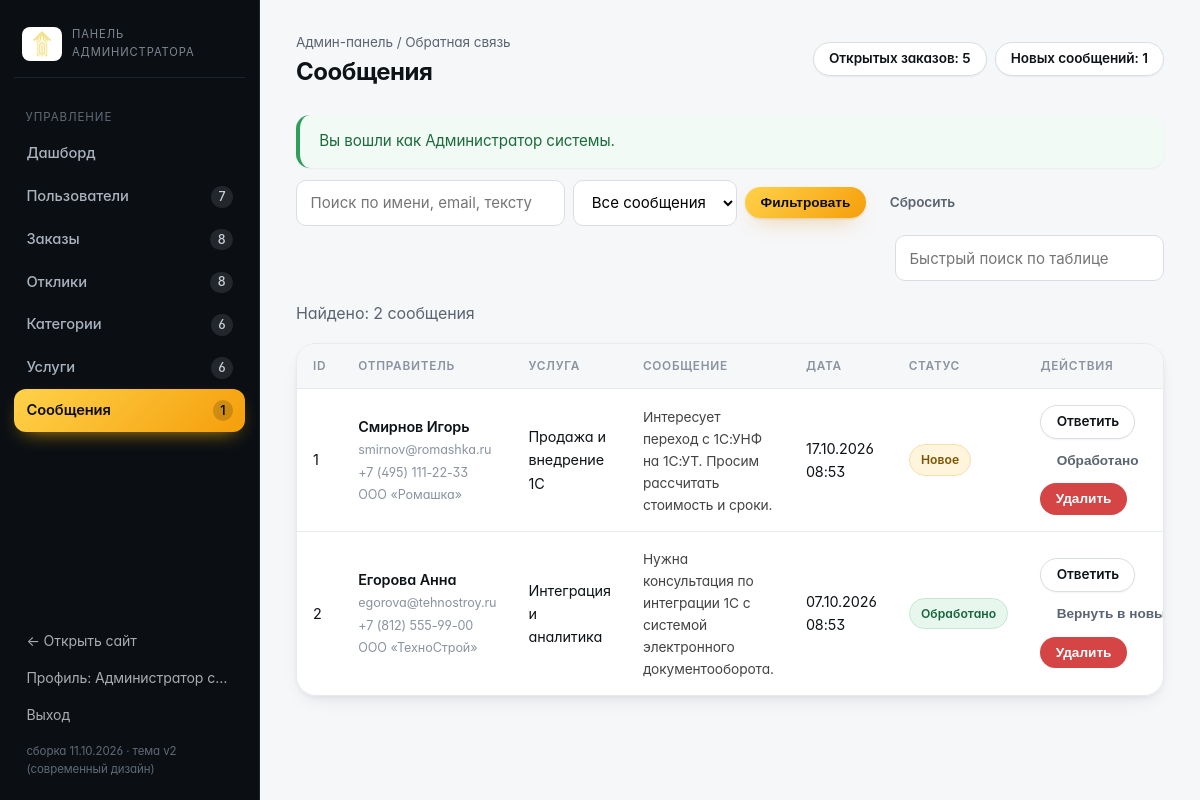
Page /admin/messages.php (signed in) on the committed database.
### tables this page shows
CREATE TABLE `users` (
    `id`             INT UNSIGNED NOT NULL AUTO_INCREMENT,
    `role`           ENUM('customer','freelancer','admin') NOT NULL DEFAULT 'customer',
    `name`           VARCHAR(120)  NOT NULL COMMENT 'ФИО / название организации',
    `email`          VARCHAR(160)  NOT NULL,
    `password_hash`  VARCHAR(255)  NOT NULL,
    `phone`          VARCHAR(40)   DEFAULT NULL,
    `company`        VARCHAR(160)  DEFAULT NULL COMMENT 'Компания заказчика',
    `specialization` VARCHAR(160)  DEFAULT NULL COMMENT 'Специализация фрилансера',
    `skills`         VARCHAR(500)  DEFAULT NULL COMMENT 'Навыки через запятую',
    `rate`           INT UNSIGNED  DEFAULT NULL COMMENT 'Ставка, руб./час',
    `experience`     TINYINT UNSIGNED DEFAULT NULL COMMENT 'Опыт работы, лет',
    `about`          TEXT          DEFAULT NULL,
    `status`         ENUM('active','blocked') NOT NULL DEFAULT 'active',
    `created_at`     DATETIME      NOT NULL DEFAULT CURRENT_TIMESTAMP,
    `last_login`     DATETIME      DEFAULT NULL,
    PRIMARY KEY (`id`),
    UNIQUE KEY `uq_users_email` (`email`),
    KEY `idx_users_role` (`role`),
    KEY `idx_users_status` (`status`)
);

CREATE TABLE `messages` (
    `id`         INT UNSIGNED NOT NULL AUTO_INCREMENT,
    `name`       VARCHAR(120) NOT NULL,
    `email`      VARCHAR(160) NOT NULL,
    `phone`      VARCHAR(40)  DEFAULT NULL,
    `company`    VARCHAR(160) DEFAULT NULL,
    `service`    VARCHAR(160) DEFAULT NULL,
    `message`    TEXT         NOT NULL,
    `status`     ENUM('new','processed') NOT NULL DEFAULT 'new',
    `created_at` DATETIME     NOT NULL DEFAULT CURRENT_TIMESTAMP,
    PRIMARY KEY (`id`),
    KEY `idx_messages_status` (`status`)
);

### includes/functions.php (called while the page is built, shortened)
<?php
require_once __DIR__ . '/db.php';
function e($value): string
{
    return htmlspecialchars((string) $value, ENT_QUOTES | ENT_SUBSTITUTE, 'UTF-8');
}
function flashes(): array
{
    $list = $_SESSION['flash'] ?? [];
    return $list;
}
function excerpt(?string $text, int $length = 180): string
{
    $text = trim(preg_replace('/\s+/u', ' ', (string) $text));
    if (mb_strlen($text, 'UTF-8') <= $length) {
        return $text;
    }
    return mb_substr($text, 0, $length - 1, 'UTF-8') . '…';
}
function current_user(): ?array
{
    $user = q_one(
        'SELECT * FROM users WHERE id = ? AND status = "active"',
        [(int) $_SESSION['user_id']]
    );
    return $user;
}
function require_login(): array
{
    $user = current_user();
    return $user;
}
function require_role(array $roles): array
{
    $user = require_login();
    return $user;
}
function format_datetime(?string $date): string
{
    $ts = strtotime($date);
    return $ts ? date('d.m.Y H:i', $ts) : '—';
}
function plural(int $n, array $forms): string
{
    $n = abs($n) % 100;
    $n1 = $n % 10;
    if ($n1 > 1 && $n1 < 5) {
        return $forms[1];
    }
    return $forms[2];
}
function asset(string $path): string
{
    $file = __DIR__ . '/../' . ltrim($path, '/');
    $version = is_file($file) ? filemtime($file) : time();
    return '/' . ltrim($path, '/') . '?v=' . $version;
}

### includes/db.php (called while the page is built, shortened)
<?php
function db(): PDO
{
    static $pdo = null;
    if ($pdo instanceof PDO) {
        return $pdo;
    }
    $config = require __DIR__ . '/../config/config.php';
    $dsn = sprintf(
        'mysql:host=%s;dbname=%s;charset=%s',
        $config['host'],
        $config['dbname'],
        $config['charset']
    );
    try {
        $pdo = new PDO($dsn, $config['user'], $config['password'], [
            PDO::ATTR_ERRMODE            => PDO::ERRMODE_EXCEPTION,
            PDO::ATTR_DEFAULT_FETCH_MODE => PDO::FETCH_ASSOC,
            PDO::ATTR_EMULATE_PREPARES   => false,
        ]);
    } catch (PDOException $e) {
        http_response_code(500);
        echo '<h1>Ошибка подключения к базе данных</h1>';
        echo '<p>Проверьте параметры соединения в файле <b>config/config.php</b> '
            . 'и убедитесь, что база данных импортирована из <b>sql/database.sql</b>.</p>';
        echo '<p style="color:#999">Техническая информация: ' . htmlspecialchars($e->getMessage()) . '</p>';
        exit;
    }
    return $pdo;
}
function q(string $sql, array $params = []): PDOStatement
{
    $stmt = db()->prepare($sql);
    $stmt->execute($params);
    return $stmt;
}
function q_one(string $sql, array $params = []): ?array
{
    $row = q($sql, $params)->fetch();
    return $row === false ? null : $row;
}
function q_all(string $sql, array $params = []): array
{
    return q($sql, $params)->fetchAll();
}
function q_val(string $sql, array $params = [], $default = null)
{
    $row = q($sql, $params)->fetch(PDO::FETCH_NUM);
    return $row === false ? $default : $row[0];
}

### admin/messages.php (the view, shortened to what this page needs)
<?php
$pageTitle  = 'Сообщения';
$adminNav   = 'messages';
$breadcrumb = 'Обратная связь';
require __DIR__ . '/_header.php';
$search = trim((string) ($_GET['q'] ?? ''));
$where  = ['1 = 1'];
$params = [];
$condition = 'WHERE ' . implode(' AND ', $where);
$messages  = q_all("SELECT * FROM messages $condition ORDER BY (status = 'new') DESC, created_at DESC", $params);
?>
<div class="toolbar">
    <form method="get" action="/admin/messages.php">
        <input type="search" name="q" value="<?= e($search) ?>" placeholder="Поиск по имени, email, тексту">
        <select name="status">
            <option value="">Все сообщения</option>
        </select>
        <button class="btn btn-sm btn-primary" type="submit">Фильтровать</button>
        <a class="btn btn-sm btn-ghost" href="/admin/messages.php">Сбросить</a>
    </form>
    <input type="search" data-table-filter="#messagesTable" placeholder="Быстрый поиск по таблице" style="margin-left:auto">
</div>
<p class="text-muted mb-2">Найдено: <?= count($messages) ?> <?= e(plural(count($messages), ['сообщение', 'сообщения', 'сообщений'])) ?></p>
<div class="table-wrap">
    <table class="data-table" id="messagesTable">
        <thead>
            <tr>
                <th>ID</th>
                <th>Отправитель</th>
                <th>Услуга</th>
                <th>Сообщение</th>
                <th>Дата</th>
                <th>Статус</th>
                <th>Действия</th>
            </tr>
        </thead>
        <tbody>
        <?php foreach ($messages as $row): ?>
            <tr>
                <td><?= (int) $row['id'] ?></td>
                <td>
                    <div class="cell-main"><?= e($row['name']) ?></div>
                    <div class="cell-sub"><?= e($row['email']) ?></div>
                    <div class="cell-sub"><?= e($row['phone'] ?: 'телефон не указан') ?></div>
                    <?php if ($row['company']): ?><div class="cell-sub"><?= e($row['company']) ?></div><?php endif; ?>
                </td>
                <td><?= e($row['service'] ?: '—') ?></td>
                <td style="max-width:340px"><div class="cell-sub" style="color:#444;font-size:.86rem"><?= e(excerpt($row['message'], 200)) ?></div></td>
                <td><?= e(format_datetime($row['created_at'])) ?></td>
                <td>
                    <span class="badge badge-<?= $row['status'] === 'new' ? 'warning' : 'success' ?>">
                        <?= $row['status'] === 'new' ? 'Новое' : 'Обработано' ?>
                    </span>
                </td>
                <td>
                    <div class="actions">
                        <a class="btn btn-sm btn-outline" href="mailto:<?= e($row['email']) ?>">Ответить</a>
                        <form method="post" action="/admin/messages.php">
                            <button class="btn btn-sm btn-ghost"><?= $row['status'] === 'new' ? 'Обработано' : 'Вернуть в новые' ?></button>
                        </form>
                        <form method="post" action="/admin/messages.php">
                            <button class="btn btn-sm btn-danger" data-confirm="Удалить сообщение?">Удалить</button>
                        </form>
                    </div>
                </td>
            </tr>
        <?php endforeach; ?>
        </tbody>
    </table>
</div>
<?php require __DIR__ . '/_footer.php'; ?>

### admin/_header.php (shortened to what this page needs)
<?php
require_once __DIR__ . '/../includes/functions.php';
$admin = require_role(['admin']);
$pageTitle  = $pageTitle ?? 'Админ-панель';
$adminNav   = $adminNav ?? 'dashboard';
$breadcrumb = $breadcrumb ?? 'Админ-панель';
$counters = [
    'users'      => (int) q_val('SELECT COUNT(*) FROM users'),
    'orders'     => (int) q_val('SELECT COUNT(*) FROM orders'),
    'open'       => (int) q_val('SELECT COUNT(*) FROM orders WHERE status = "open"'),
    'responses'  => (int) q_val('SELECT COUNT(*) FROM responses'),
    'pending'    => (int) q_val('SELECT COUNT(*) FROM responses WHERE status = "pending"'),
    'categories' => (int) q_val('SELECT COUNT(*) FROM categories'),
    'services'   => (int) q_val('SELECT COUNT(*) FROM services'),
    'messages'   => (int) q_val('SELECT COUNT(*) FROM messages WHERE status = "new"'),
];
$menu = [
    'dashboard'  => ['url' => '/admin/index.php',      'label' => 'Дашборд',        'count' => null],
    'users'      => ['url' => '/admin/users.php',      'label' => 'Пользователи',   'count' => $counters['users']],
    'orders'     => ['url' => '/admin/orders.php',     'label' => 'Заказы',         'count' => $counters['orders']],
    'responses'  => ['url' => '/admin/responses.php',  'label' => 'Отклики',        'count' => $counters['responses']],
    'categories' => ['url' => '/admin/categories.php', 'label' => 'Категории',      'count' => $counters['categories']],
    'services'   => ['url' => '/admin/services.php',   'label' => 'Услуги',         'count' => $counters['services']],
    'messages'   => ['url' => '/admin/messages.php',   'label' => 'Сообщения',      'count' => $counters['messages']],
];
?>
<!DOCTYPE html>
<html lang="ru">
<head>
    <link rel="stylesheet" href="<?= asset('assets/css/base.css') ?>">
    <link rel="stylesheet" href="<?= asset('assets/css/app.css') ?>">
    <link rel="stylesheet" href="<?= asset('assets/css/theme.css') ?>">
</head>
<body class="admin-body">
<div class="admin-layout">
    <aside class="admin-sidebar">
        <div class="admin-logo">
            <img src="/assets/img/logo.png" alt="Высокие технологии">
            <span>Панель администратора</span>
        </div>
        <nav class="admin-nav">
            <div class="admin-nav-title">Управление</div>
            <?php foreach ($menu as $key => $item): ?>
                <a href="<?= e($item['url']) ?>" class="<?= $adminNav === $key ? 'active' : '' ?>">
                    <span><?= e($item['label']) ?></span>
                    <?php if ($item['count'] !== null): ?>
                        <span class="count"><?= (int) $item['count'] ?></span>
                    <?php endif; ?>
                </a>
            <?php endforeach; ?>
        </nav>
        <div class="admin-sidebar-foot">
            <a href="/index.php" target="_blank">← Открыть сайт</a>
            <a href="/profile.php">Профиль: <?= e(excerpt($admin['name'], 16)) ?></a>
            <a href="/logout.php">Выход</a>
            <span style="display:block;padding:.5rem .75rem 0;font-size:.72rem;color:#5F6A77">сборка <?= APP_BUILD ?></span>
        </div>
    </aside>
    <div class="admin-content">
        <div class="admin-topbar">
            <div>
                <div class="breadcrumb">Админ-панель / <?= e($breadcrumb) ?></div>
                <h1><?= e($pageTitle) ?></h1>
            </div>
            <div class="d-flex gap-1 flex-wrap">
                <?php if ($counters['open'] > 0): ?>
                    <a class="btn btn-sm btn-outline" href="/admin/orders.php?status=open">Открытых заказов: <?= $counters['open'] ?></a>
                <?php endif; ?>
                <?php if ($counters['messages'] > 0): ?>
                    <a class="btn btn-sm btn-outline" href="/admin/messages.php?status=new">Новых сообщений: <?= $counters['messages'] ?></a>
                <?php endif; ?>
            </div>
        </div>
        <?php foreach (flashes() as $flash): ?>
            <div class="alert alert-<?= e($flash['type']) ?>"><?= e($flash['message']) ?></div>
        <?php endforeach; ?>

### assets/css/base.css (style rules this page uses)
:root { --primary-yellow: #FFD700; --primary-orange: #FFA500; --accent-orange: #FF8C00; --text-dark: #1A1A1A; --text-light: #666666; --background-white: #FFFFFF; --background-light: #FAFAFA; --border-light: #E5E5E5; --shadow: 0 2px 20px rgba(0, 0, 0, 0.08); --shadow-hover: 0 8px 30px rgba(0, 0, 0, 0.12); }
* { margin: 0; padding: 0; box-sizing: border-box; }
body { font-family: 'Inter', -apple-system, BlinkMacSystemFont, sans-serif; line-height: 1.6; color: var(--text-dark); background-color: var(--background-white); font-weight: 400; }
.btn { padding: 0.875rem 2rem; border: none; border-radius: 8px; cursor: pointer; text-decoration: none; display: inline-flex; align-items: center; justify-content: center; transition: all 0.3s ease; font-size: 1rem; font-weight: 600; position: relative; overflow: hidden; }
.btn::before { content: ''; position: absolute; top: 0; left: -100%; width: 100%; height: 100%; background: linear-gradient(90deg, transparent, rgba(255,255,255,0.2), transparent); transition: left 0.5s; }
.btn-primary { background: linear-gradient(135deg, var(--primary-yellow), var(--primary-orange)); color: var(--text-dark); box-shadow: var(--shadow); }
.btn-outline { background: transparent; color: var(--text-dark); border: 2px solid var(--primary-orange); padding: 0.75rem 1.5rem; border-radius: 8px; font-weight: 600; cursor: pointer; transition: all 0.3s ease; width: 100%; }

### rows in the picture
users: name "Администратор с…"
messages: id "1", name "Смирнов Игорь", email "smirnov@romashka.ru", phone "+7 (495) 111-22-33", company "ООО «Ромашка»", service "Продажа и внедрение 1С", message "Интересует переход с 1С:УНФ на 1С:УТ. Просим рассчитать стоимость и сроки.", created_at "17.10.2026 08:53", status "Новое"
messages: id "2", name "Егорова Анна", email "egorova@tehnostroy.ru", phone "+7 (812) 555-99-00", company "ООО «ТехноСтрой»", service "Интеграция и аналитика", message "Нужна консультация по интеграции 1С с системой электронного документооборота.", created_at "07.10.2026 08:53", status "Обработано"

### other values in the picture
$item['label'] "Дашборд"
$item['label'] "Пользователи"
$item['count'] "7"
$item['label'] "Заказы"
$item['count'] "8"
$item['label'] "Отклики"
$item['label'] "Категории"
$item['count'] "6"
$item['label'] "Услуги"
$item['label'] "Сообщения"
$item['count'] "1"
APP_BUILD "11.10.2026 · тема v2 (современный дизайн)"
$breadcrumb "Обратная связь"
$pageTitle "Сообщения"
$counters['open'] "5"
